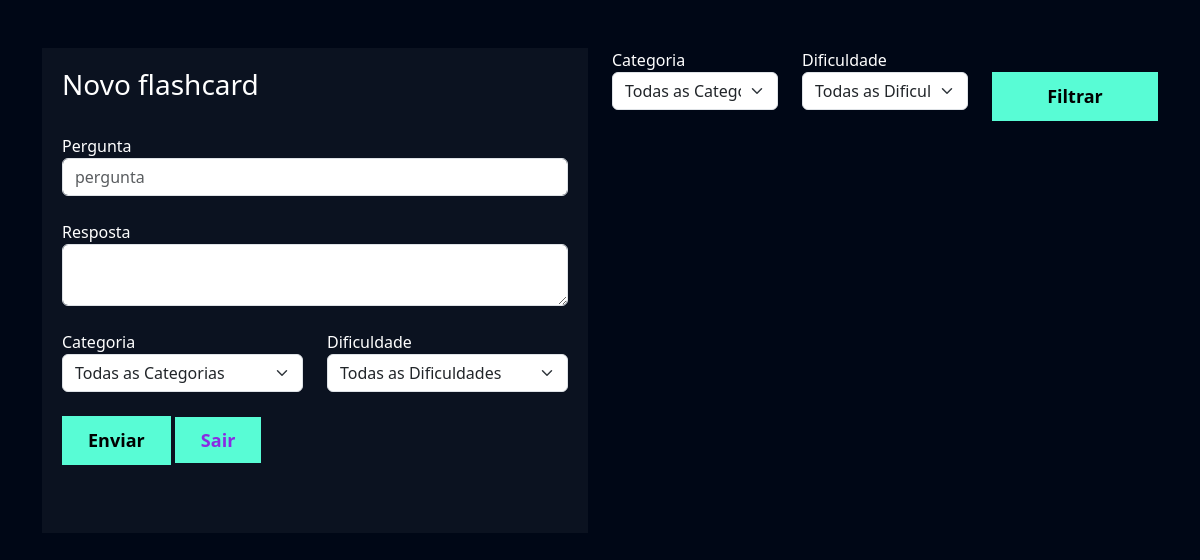
The app's page /flashcard/novo_flashcard/ (signed in), older data.
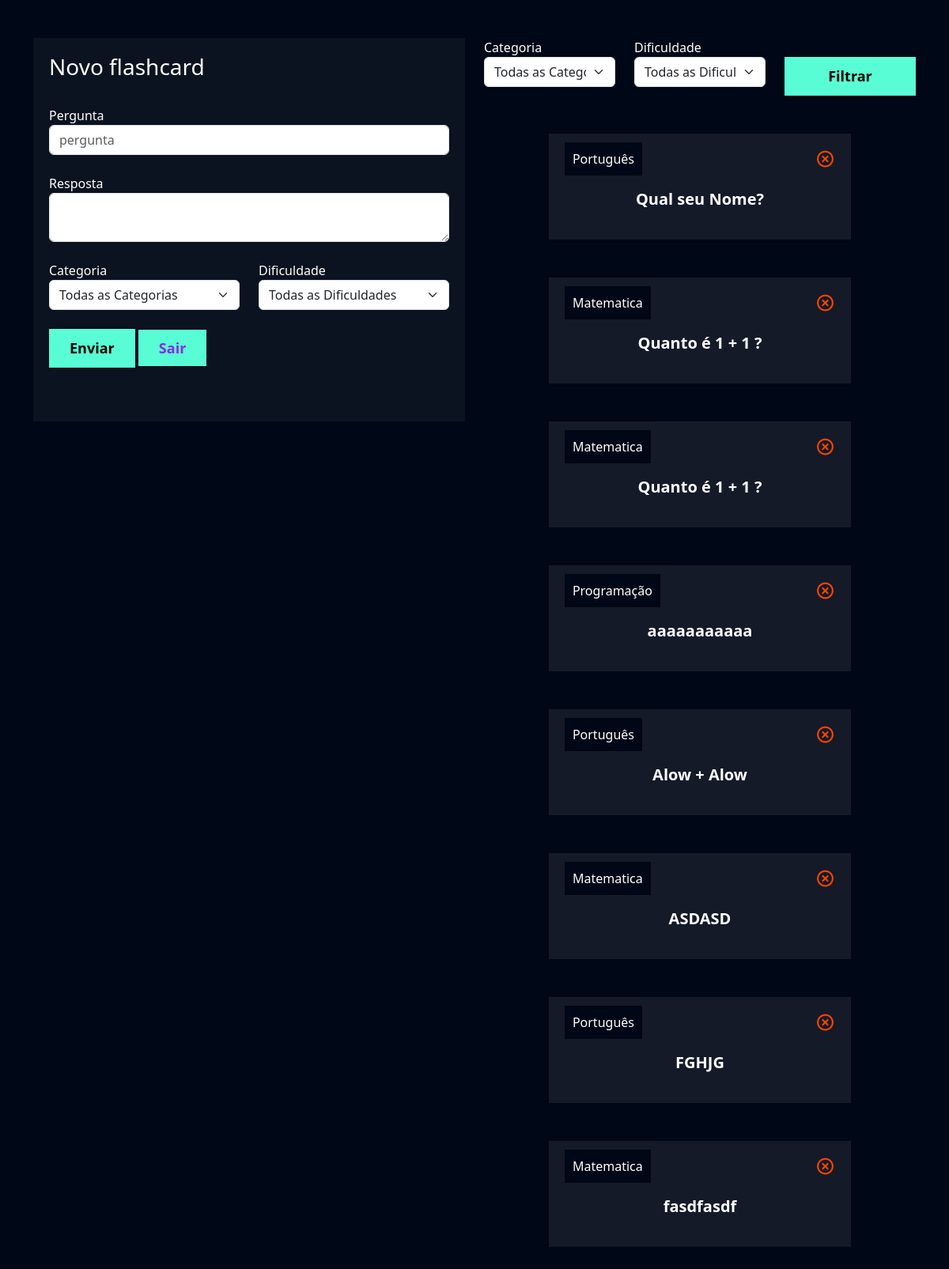
The same page, newer data.
### flashcard/models.py (models this page shows, shortened)
class Flashcard(models.Model):
  DIFICULDADE_CHOICES = (('D', 'Difícil'), ('M', 'Médio'), ('F', 'Fácil'))
  user = models.ForeignKey(User, on_delete=models.DO_NOTHING)
  pergunta = models.CharField(max_length = 100)
  resposta = models.TextField()
  categoria = models.ForeignKey(Categoria, on_delete = models.DO_NOTHING)
  dificuldade = models.CharField(max_length = 1, choices=DIFICULDADE_CHOICES)

class Categoria(models.Model):
  nome = models.CharField(max_length = 20)
  def __str__(self):
    return self.nome

### flashcard/views.py (the view, shortened to what this page needs)
# urls.py: path('novo_flashcard/', views.novo_flashcard, name='novo_flashcard'),
def novo_flashcard(request):
    if not request.user.is_authenticated:
        return redirect("/usuarios/login")
    if request.method == "GET":
        categorias = Categoria.objects.all()
        dificuldades = Flashcard.DIFICULDADE_CHOICES
        flashcard = Flashcard.objects.filter(user = request.user)
        categoria_filter = request.GET.get('categoria')
        dificuldade_filter = request.GET.get('dificuldade')
        if categoria_filter:
            flashcard = flashcard.filter(categoria__id = categoria_filter)
        if dificuldade_filter:
            flashcard = flashcard.filter(dificuldade = dificuldade_filter)
        return render(request, "novo_flashcard.html", {'categorias' : categorias, 'dificuldades' : dificuldades, 'flashcards' : flashcard})

### flashcard/templates/novo_flashcard.html (shortened to what this page needs)
{% extends "base.html" %}
{% load static %}
{% block 'cabecalho' %}
<link href="{% static 'usuarios/css/cadastro.css' %}" rel="stylesheet">
<link href="{% static 'flashcard/css/novo_flashcard.css' %}" rel="stylesheet">
<link href='https://unpkg.com/boxicons@2.1.4/css/boxicons.min.css' rel='stylesheet'>
{% endblock 'cabecalho' %}
{% block 'conteudo' %}
<div class="container">
    <br>
    <br>
    <div class="row">
        <div class="col-md">
            <div class="box-form">
                <form action="{% url 'novo_flashcard' %}" method="POST"> {% csrf_token %}
                    <h3>Novo flashcard</h3>
                    <br>
                    <label>Pergunta</label>
                    <input type="text" class="form-control" placeholder="pergunta" name="pergunta">
                    <br>
                    <label>Resposta</label>
                    <textarea class="form-control" name="resposta"></textarea>
                    <br>
                    <div class="row">
                        <div class="col-md">
                            <label for="">Categoria</label>
                            <select class="form-select" name="categoria">
                                <option value="">Todas as Categorias</option>
                            </select>
                        </div>
                        <div class="col-md">
                            <label for="">Dificuldade</label>
                            <select class="form-select" name="dificuldade">
                                <option value="">Todas as Dificuldades</option>
                            </select>
                        </div>
                    </div>
                    <br>
                    <input type="submit" value="Enviar" class="btn-cadastro">
                    <a style="text-decoration: none; color: blueviolet;" class="btn-cadastro"
                        href="{% url 'logout' %}">Sair</a>
                    <br>
                    <br>
                    <br>
                </form>
            </div>
        </div>
        <div class="col-md">
            <form action="{% url 'novo_flashcard' %}" method="GET">
                <div class="row">
                    <div class="col-md">
                        <label for="">Categoria</label>
                        <select name="categoria" id="" class="form-select">
                            <option value="">Todas as Categorias</option>
                        </select>
                    </div>
                    <div class="col-md">
                        <label for="">Dificuldade</label>
                        <select name="dificuldade" id="" class="form-select">
                            <option value="">Todas as Dificuldades</option>
                        </select>
                    </div>
                    <div class="col-md">
                        <br>
                        <input type="submit" style="width: 100%" value="Filtrar" class="btn-cadastro">
                    </div>
                </div>
            </form>
            <br>
            <br>
            {% for flash in flashcards %}
            <div class="box-new-flashcard">
                <div class="flashcard">
                    <div class="flashcard-categoria">
                        {{flash.categoria}}
                    </div>
                    <a href=""><i class='icone-exit bx bx-x-circle'></i></a>
                    <br>
                    <br>
                    <div class="flashcard-box-item">
                        <p class="flashcard-item">{{flash.pergunta}}</p>
                    </div>
                </div>
            </div>
            <br>
            <br>
            {% endfor %}
        </div>
    </div>
</div>
{% endblock 'conteudo' %}

### templates/base.html (shortened to what this page needs)
{% load static %}
<!doctype html>
<html lang="en">
  <head>
    <link href="https://cdn.jsdelivr.net/npm/bootstrap@5.3.2/dist/css/bootstrap.min.css" rel="stylesheet">
    <link href="{% static 'geral/css/base.css' %}" rel="stylesheet">
    {% block 'cabecalho' %} {% endblock %}
  </head>
  <body>
    {% block 'conteudo' %}{% endblock %}
  </body>
</html>

### templates/static/geral/css/base.css (style rules this page uses)
:root { --main-color: #0b1526; --dark-color: #000716; --secondary-dark-color: rgb(15, 2, 26); --light-color: #00c1f3; --contrast-color: #f4c96b; --differential-color: #58fcd5; }
body { background-color: var(--dark-color) !important; color: white !important; }

### templates/static/usuarios/css/cadastro.css (style rules this page uses)
* { margin: 0; padding: 0; }
.box-form { padding: 20px; background-color: rgba(217,217,217, .05); color: white !important; }
.btn-cadastro { padding: 10px; background-color: #58fcd5; border: none; border: 1px solid #58fcd5; font-size: 18px; font-weight: bold; padding-left: 25px; padding-right: 25px; }

### templates/static/flashcard/css/novo_flashcard.css (style rules this page uses)
.box-new-flashcard { width: 70%; margin: auto; }
.flashcard { background-color: rgba(255, 255, 255, .08); padding: 20px; }
.flashcard-box-item { text-align: center; }
.flashcard p { font-size: 20px; font-weight: bold; cursor: pointer; }
.flashcard-categoria { background-color: var(--dark-color); display: inline; padding: 10px; }
.icone-exit { float: right; font-size: 25px; color: orangered; }

Row changes from the older to the newer data that the page shows:
added Flashcard: categoria "Português", pergunta "Qual seu Nome?"
added Flashcard: categoria "Matematica", pergunta "Quanto é 1 + 1 ?"
added Flashcard: categoria "Matematica", pergunta "Quanto é 1 + 1 ?"
added Flashcard: categoria "Programação", pergunta "aaaaaaaaaaa"
added Flashcard: categoria "Português", pergunta "Alow + Alow"
added Flashcard: categoria "Matematica", pergunta "ASDASD"
added Flashcard: categoria "Português", pergunta "FGHJG"
added Flashcard: categoria "Matematica", pergunta "fasdfasdf"
